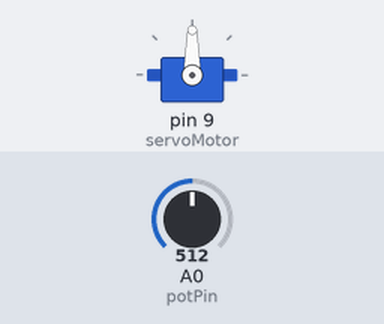
Bench run of a sketch on a simulated Arduino Uno, built with avr-gcc and run on an emulated ATmega328P. Parts: servo. The test bench sets the inputs (shaded band); at power-on: A0 (potPin) = 512.

Above: at 1.2 s.
1.3 s: A0 (potPin) set to 716
At 2.1 s:
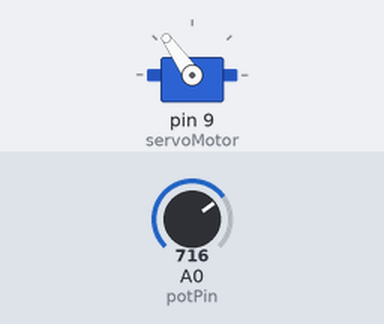
2.8 s: A0 (potPin) set to 900
At 4.0 s:
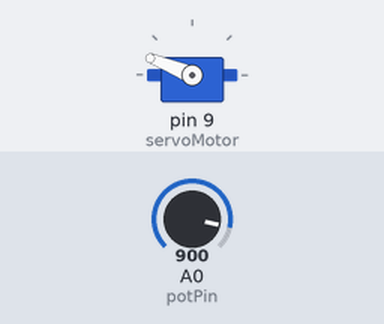
4.3 s: A0 (potPin) set to 1023
At 5.5 s:
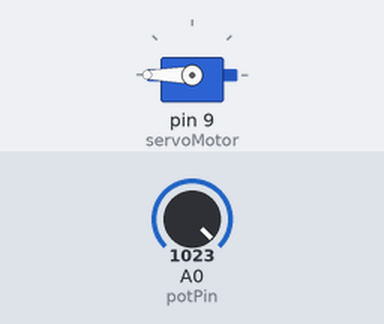
5.8 s: A0 (potPin) set to 306
At 6.4 s:
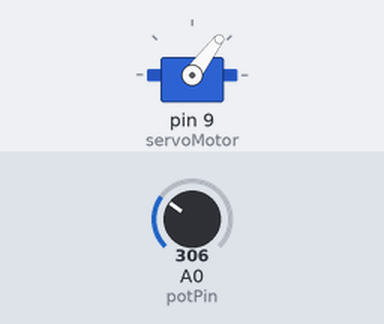
7.3 s: A0 (potPin) set to 122
At 7.8 s:
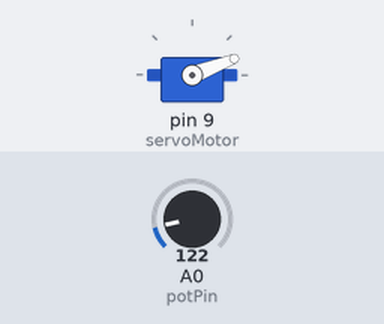
Timing chart, 0 to 9.8 s (numbered marks = the images above; inputs shaded):
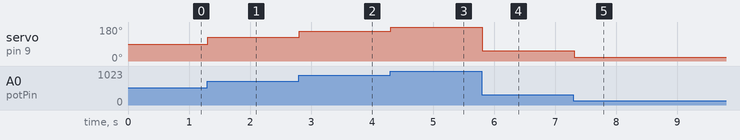

The sketch:

servo_motor.ino
```cpp
#include <Servo.h>

// Create a Servo object
Servo servoMotor;

// Define the analog pin where the potentiometer is connected
const int potPin = A0;

void setup() {
  // Attach the servo motor to pin 9
  servoMotor.attach(9);
}

void loop() {
  // Read the value from the potentiometer (0-1023)
  int potValue = analogRead(potPin);

  // Map the potentiometer value (0-1023) to servo angle range (0-180)
  int servoAngle = map(potValue, 0, 1023, 0, 180);

  // Set the servo position based on the mapped angle
  servoMotor.write(servoAngle);

  delay(15); // Delay to allow servo to reach the position
}
```

Measured:
- after the input at 1.3 s, servo on pin 9 (servoMotor): 90° → 125° at once
- after the input at 2.8 s, servo on pin 9 (servoMotor): 125° → 158° at once
- after the input at 4.3 s, servo on pin 9 (servoMotor): 158° → 180° at once
- after the input at 5.8 s, servo on pin 9 (servoMotor): 180° → 53° at once
- after the input at 7.3 s, servo on pin 9 (servoMotor): 53° → 21° at once
